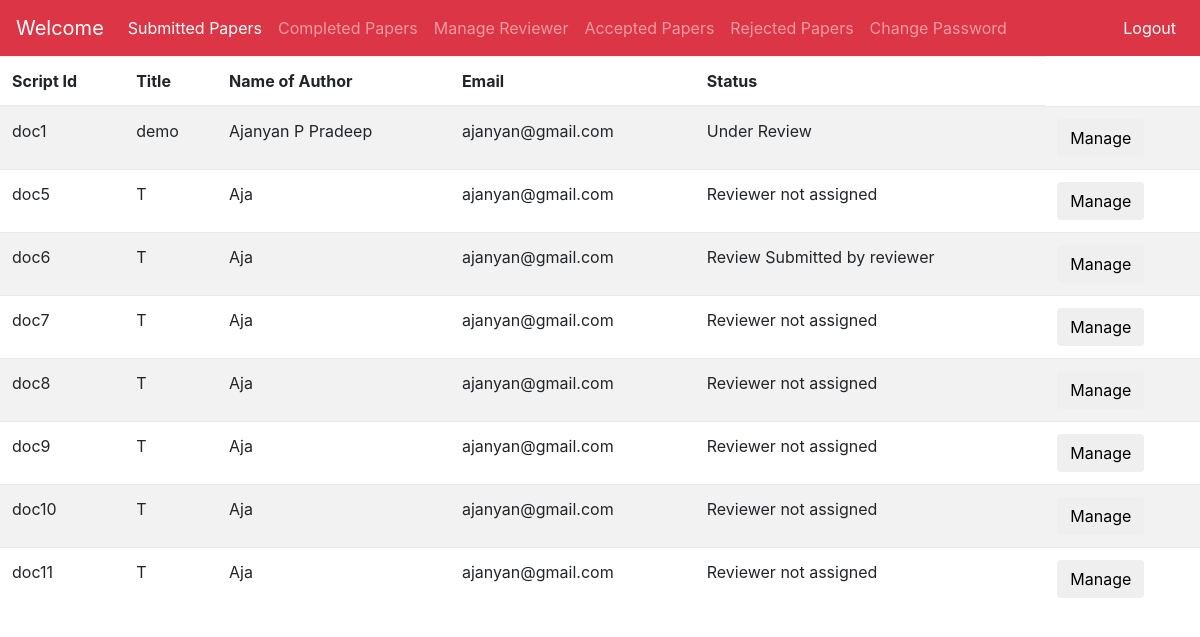
The app's page /php/viewpapers.php (signed in) with its own data.
### tables this page shows
CREATE TABLE `user` (
  `id` int(11) NOT NULL,
  `Name` varchar(50) NOT NULL,
  `Email` varchar(100) NOT NULL,
  `Upload` varchar(100) DEFAULT NULL,
  `title` varchar(50) NOT NULL,
  `Review1` decimal(10,0) DEFAULT NULL,
  `Review2` decimal(10,0) DEFAULT NULL,
  `sub1` varchar(100) DEFAULT NULL,
  `sub2` varchar(100) DEFAULT NULL,
  `Status` varchar(5) DEFAULT NULL,
  `substatus1` varchar(10) DEFAULT NULL,
  `substatus2` varchar(10) DEFAULT NULL,
  `decision` varchar(10) DEFAULT NULL,
  `r11` float DEFAULT NULL,
  `r21` float DEFAULT NULL,
  `r31` float DEFAULT NULL,
  `r41` float DEFAULT NULL,
  `r51` float DEFAULT NULL,
  `r61` float DEFAULT NULL,
  `r12` float DEFAULT NULL,
  `r22` float DEFAULT NULL,
  `r32` float DEFAULT NULL,
  `r42` float DEFAULT NULL,
  `r52` float DEFAULT NULL,
  `r62` float DEFAULT NULL
);

### php/viewpapers.php (the view, shortened to what this page needs)
<!DOCTYPE html>
<html>
<head>
  <link rel="stylesheet" type="text/css" href="../css/bootstrap.min.css">
</head>
<body>
  <nav class="navbar navbar-expand-md navbar-dark bg-danger">
    <a class="navbar-brand" href="#">Welcome</a>
    <ul class="navbar-nav mr-auto">
      <li class="nav-item active">
        <a class="nav-link" href="../php/viewpapers.php">Submitted Papers <span class="sr-only">(current)</span></a>
      </li>
      <li class="nav-item">
        <a class="nav-link" href="../php/completedpapers.php">Completed Papers</a>
      </li>
      <li class="nav-item">
        <a class="nav-link" href="../php/viewsubadmin.php">Manage Reviewer</a>
      </li>
      <li class="nav-item">
        <a class="nav-link" href="../php/acceptedpapers.php">Accepted Papers</a>
      </li>
      <li class="nav-item">
        <a class="nav-link" href="../php/rejectedpapers.php">Rejected Papers</a>
      </li>
      <li class="nav-item">
        <a class="nav-link" href="../php/changepassword.php">Change Password</a>
      </li>
    </ul>
    <ul class="navbar-nav">
      <li class="nav-item active">
        <a class="nav-link" href="../php/logout.php">Logout</a>
      </li>
    </ul>
  </nav>
<?php
require("../php/connect.php");
$sql="SELECT * FROM user WHERE Upload IS NOT NULL AND Status IS NULL";
$res=mysqli_query($db,$sql);
?>
<table class="table table-striped">
  <thead>
    <tr>
      <th>Script Id</th>
      <th>Title</th>
      <th>Name of Author </th>
      <th>Email</th>
      <th>Status</th>
    </tr>
  </thead>
  <tbody>
    <?php
      if( mysqli_num_rows( $res )==0 )
      {
        echo '<tr><td colspan="4">No Papers Found</td></tr>';
      }
      else
      {
        while($row=mysqli_fetch_assoc($res))
        {
          if ($row['sub1'] == NULL)
          {
              $status="Reviewer not assigned";
          }
          elseif ($row['sub2']== NULL)
          {
              $status="Second Reviewer not assigned";
          }
          elseif ($row['substatus1'] ==  NULL || $row['substatus2']== NULL)
          {
            $status="Under Review";
          }
          else
          {
            $status="Review Submitted by reviewer";
          }
          $id=$row['id'];
          echo "<tr><td>{$row['Upload']}</td><td>{$row['title']}</td><td>{$row['Name']}</td><td>{$row['Email']}</td>
          <td>$status</td>
          <td>
          <form action=viewdoc.php method='post'>
          <input type='hidden' name ='id' value='$id'>
          <input type='submit' class='btn btn-default' value ='Manage' ></form>
          </td></tr>";
        }
      }
    ?>
  </tbody>
</table>
</body>
</html>

### records on screen
user: Upload "doc1", title "demo", Name "Ajanyan P Pradeep", Email "ajanyan@gmail.com", status "Under Review"
user: Upload "doc5", title "T", Name "Aja", Email "ajanyan@gmail.com", sub1 "Reviewer not assigned"
user: Upload "doc6", title "T", Name "Aja", Email "ajanyan@gmail.com", status "Review Submitted by reviewer"
user: Upload "doc7", title "T", Name "Aja", Email "ajanyan@gmail.com", sub1 "Reviewer not assigned"
user: Upload "doc8", title "T", Name "Aja", Email "ajanyan@gmail.com", sub1 "Reviewer not assigned"
user: Upload "doc9", title "T", Name "Aja", Email "ajanyan@gmail.com", sub1 "Reviewer not assigned"
user: Upload "doc10", title "T", Name "Aja", Email "ajanyan@gmail.com", sub1 "Reviewer not assigned"
user: Upload "doc11", title "T", Name "Aja", Email "ajanyan@gmail.com", sub1 "Reviewer not assigned"
